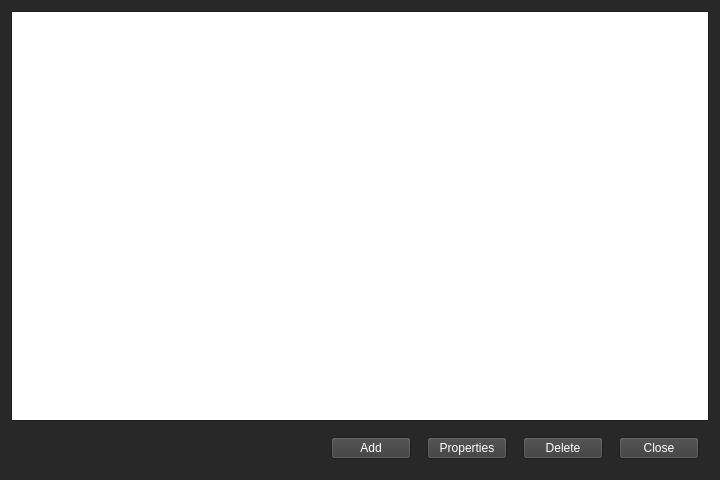
<?xml version="1.0" encoding="UTF-8"?>
<ui version="4.0">
 <class>DeviceMenu</class>
 <widget class="QWidget" name="DeviceMenu">
  <property name="geometry">
   <rect>
    <x>0</x>
    <y>0</y>
    <width>720</width>
    <height>480</height>
   </rect>
  </property>
  <property name="palette">
   <palette>
    <active>
     <colorrole role="WindowText">
      <brush brushstyle="SolidPattern">
       <color alpha="255">
        <red>255</red>
        <green>255</green>
        <blue>255</blue>
       </color>
      </brush>
     </colorrole>
     <colorrole role="Button">
      <brush brushstyle="SolidPattern">
       <color alpha="255">
        <red>60</red>
        <green>60</green>
        <blue>60</blue>
       </color>
      </brush>
     </colorrole>
     <colorrole role="Text">
      <brush brushstyle="SolidPattern">
       <color alpha="255">
        <red>255</red>
        <green>255</green>
        <blue>255</blue>
       </color>
      </brush>
     </colorrole>
     <colorrole role="ButtonText">
      <brush brushstyle="SolidPattern">
       <color alpha="255">
        <red>255</red>
        <green>255</green>
        <blue>255</blue>
       </color>
      </brush>
     </colorrole>
     <colorrole role="Window">
      <brush brushstyle="SolidPattern">
       <color alpha="255">
        <red>40</red>
        <green>40</green>
        <blue>40</blue>
       </color>
      </brush>
     </colorrole>
    </active>
    <inactive>
     <colorrole role="WindowText">
      <brush brushstyle="SolidPattern">
       <color alpha="255">
        <red>255</red>
        <green>255</green>
        <blue>255</blue>
       </color>
      </brush>
     </colorrole>
     <colorrole role="Button">
      <brush brushstyle="SolidPattern">
       <color alpha="255">
        <red>60</red>
        <green>60</green>
        <blue>60</blue>
       </color>
      </brush>
     </colorrole>
     <colorrole role="Text">
      <brush brushstyle="SolidPattern">
       <color alpha="255">
        <red>255</red>
        <green>255</green>
        <blue>255</blue>
       </color>
      </brush>
     </colorrole>
     <colorrole role="ButtonText">
      <brush brushstyle="SolidPattern">
       <color alpha="255">
        <red>255</red>
        <green>255</green>
        <blue>255</blue>
       </color>
      </brush>
     </colorrole>
     <colorrole role="Window">
      <brush brushstyle="SolidPattern">
       <color alpha="255">
        <red>40</red>
        <green>40</green>
        <blue>40</blue>
       </color>
      </brush>
     </colorrole>
    </inactive>
    <disabled>
     <colorrole role="Button">
      <brush brushstyle="SolidPattern">
       <color alpha="255">
        <red>60</red>
        <green>60</green>
        <blue>60</blue>
       </color>
      </brush>
     </colorrole>
     <colorrole role="Base">
      <brush brushstyle="SolidPattern">
       <color alpha="255">
        <red>40</red>
        <green>40</green>
        <blue>40</blue>
       </color>
      </brush>
     </colorrole>
     <colorrole role="Window">
      <brush brushstyle="SolidPattern">
       <color alpha="255">
        <red>40</red>
        <green>40</green>
        <blue>40</blue>
       </color>
      </brush>
     </colorrole>
    </disabled>
   </palette>
  </property>
  <property name="windowTitle">
   <string>Devices</string>
  </property>
  <layout class="QVBoxLayout" name="verticalLayout">
   <item>
    <widget class="QListWidget" name="device_list"/>
   </item>
   <item>
    <layout class="QHBoxLayout" name="horizontalLayout">
     <property name="leftMargin">
      <number>10</number>
     </property>
     <property name="topMargin">
      <number>10</number>
     </property>
     <property name="rightMargin">
      <number>10</number>
     </property>
     <property name="bottomMargin">
      <number>10</number>
     </property>
     <item>
      <spacer name="horizontalSpacer">
       <property name="orientation">
        <enum>Qt::Horizontal</enum>
       </property>
       <property name="sizeHint" stdset="0">
        <size>
         <width>40</width>
         <height>20</height>
        </size>
       </property>
      </spacer>
     </item>
     <item>
      <widget class="QPushButton" name="add">
       <property name="text">
        <string>Add</string>
       </property>
      </widget>
     </item>
     <item>
      <spacer name="horizontalSpacer_4">
       <property name="orientation">
        <enum>Qt::Horizontal</enum>
       </property>
       <property name="sizeType">
        <enum>QSizePolicy::Fixed</enum>
       </property>
       <property name="sizeHint" stdset="0">
        <size>
         <width>10</width>
         <height>20</height>
        </size>
       </property>
      </spacer>
     </item>
     <item>
      <widget class="QPushButton" name="properties">
       <property name="text">
        <string>Properties</string>
       </property>
      </widget>
     </item>
     <item>
      <spacer name="horizontalSpacer_3">
       <property name="orientation">
        <enum>Qt::Horizontal</enum>
       </property>
       <property name="sizeType">
        <enum>QSizePolicy::Fixed</enum>
       </property>
       <property name="sizeHint" stdset="0">
        <size>
         <width>10</width>
         <height>20</height>
        </size>
       </property>
      </spacer>
     </item>
     <item>
      <widget class="QPushButton" name="delete_but">
       <property name="text">
        <string>Delete</string>
       </property>
      </widget>
     </item>
     <item>
      <spacer name="horizontalSpacer_2">
       <property name="orientation">
        <enum>Qt::Horizontal</enum>
       </property>
       <property name="sizeType">
        <enum>QSizePolicy::Fixed</enum>
       </property>
       <property name="sizeHint" stdset="0">
        <size>
         <width>10</width>
         <height>20</height>
        </size>
       </property>
      </spacer>
     </item>
     <item>
      <widget class="QPushButton" name="close">
       <property name="text">
        <string>Close</string>
       </property>
      </widget>
     </item>
    </layout>
   </item>
  </layout>
 </widget>
 <resources/>
 <connections/>
</ui>
